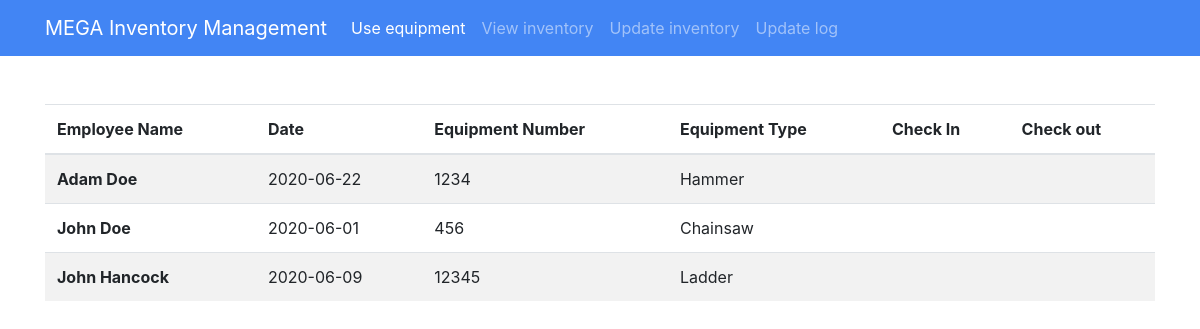
The app's page /inventory_log.php with its own data.
### tables this page shows
CREATE TABLE `inventory` (
  `employee_name` varchar(25) NOT NULL,
  `date_of_use` date NOT NULL DEFAULT current_timestamp(),
  `equip_code` int(10) NOT NULL,
  `equip_desc` varchar(50) NOT NULL,
  `check_in` tinyint(1) DEFAULT NULL,
  `check_out` tinyint(1) DEFAULT NULL
);

### inventory_log.php (the view, shortened to what this page needs)
<?php
include('includes/header.php');
?>
	<div class="container py-5">
		<table class="table table-striped">
		  <thead>
			<tr>
				<th scope="col">Employee Name</th>
				<th scope="col">Date</th>
				<th scope="col">Equipment Number</th>
				<th scope="col">Equipment Type</th>
				<th scope="col">Check In</th>
				<th scope="col">Check out</th>
			</tr>
		  </thead>
		  <tbody>
		<?php
			$conn = openConn();
			$query = "SELECT * FROM inventory";
			$result = mysqli_query($conn, $query);
			while($row = mysqli_fetch_array($result))
			{
		?>
			<tr>
				<th scope="row"><?php echo $row['employee_name']; ?></th>
				<td><?php echo $row['date_of_use']; ?></td>
				<td><?php echo $row['equip_code']; ?></td>
				<td><?php echo $row['equip_desc']; ?></td>
				<td><?php echo $row['check_in']; ?></td>
				<td><?php echo $row['check_out']; ?></td>
			</tr>
		<?php
			}
		?>
		  </tbody>
		</table>
	</div>
<?php
include('includes/footer.php');
?>

### includes/header.php (shortened to what this page needs)
<!DOCTYPE html>
<html>
<head>
	<link rel="stylesheet" type="text/css" href="css/bootstrap.min.css">
	<link rel="stylesheet" type="text/css" href="css/style.css">
</head>
<body>
	<div class="topheader">
		<nav class="navbar navbar-expand-lg navbar-dark primary-color">
		  <div class="container">
			<a class="navbar-brand" href="index.php">MEGA Inventory Management</a>
			<div class="collapse navbar-collapse" id="main-menu">
			  <ul class="navbar-nav mr-auto">
				<li class="nav-item active">
				  <a class="nav-link" href="index.php">Use equipment</a>
				</li>
				<li class="nav-item">
				  <a class="nav-link" href="inventory_log.php">View inventory</a>
				</li>
				<li class="nav-item">
				  <a class="nav-link" href="update_inventory.php">Update inventory</a>
				</li>
				<li class="nav-item">
				  <a class="nav-link" href="update_log.php">Update log</a>
				</li>
			  </ul>
			</div>
		   </div>
		</nav>
	</div>

### includes/footer.php (shortened to what this page needs)
</body>
</html>

### css/style.css (style rules this page uses)
.primary-color { background-color: #4285f4 !important; }

### records on screen
inventory: employee_name "Adam Doe", date_of_use "2020-06-22", equip_code "1234", equip_desc "Hammer"
inventory: employee_name "John Doe", date_of_use "2020-06-01", equip_code "456", equip_desc "Chainsaw"
inventory: employee_name "John Hancock", date_of_use "2020-06-09", equip_code "12345", equip_desc "Ladder"
